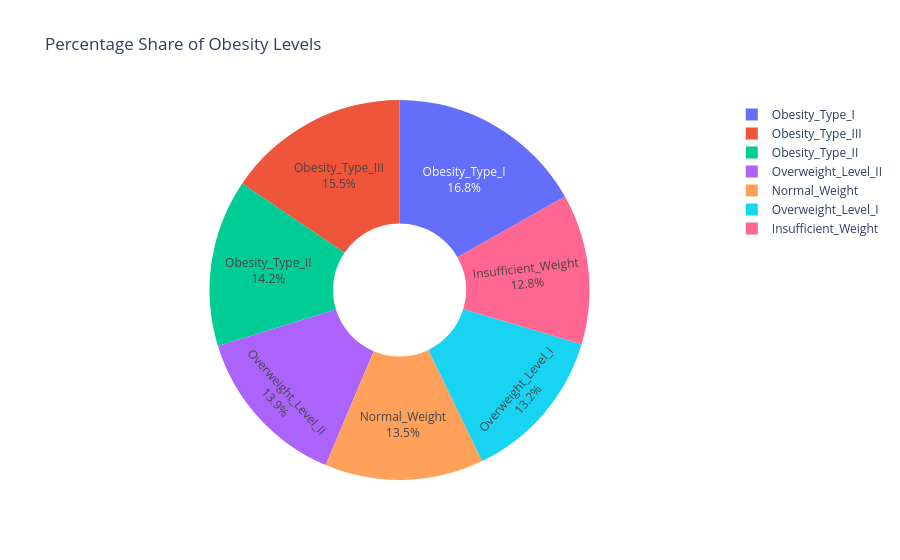

Source (notebook cell):
### Markdown cell above
<h3>Visualization 3 —
  Percentage Share of Obesity Levels
</h3>

<p><strong>Visualization Type:</strong> Interactive Pie Chart — Plotly  </p>

<p><strong>Purpose:</strong>To display the proportion of records belonging to each obesity category . </p>

<p><strong>Insight:</strong> Identify the categories that contribute the largest and smallest percentages of the dataset.</p>

### Code cell
# Visualization 3: Percentage Share of Obesity Levels

obesity_share = (
    df["nobeyesdad"]
    .value_counts()
    .rename_axis("obesity_level")
    .reset_index(name="count")
)

fig = px.pie(
    obesity_share,
    names="obesity_level",
    values="count",
    title="Percentage Share of Obesity Levels",
    hole=0.35
)

fig.update_traces(
    textposition="inside",
    textinfo="percent+label"
)

fig.show()

### Figure 1 — Plotly figure (JSON) as saved in the notebook; plotly's stock layout.template omitted (floating-point values rounded to 4 significant figures)
{"data": [{"domain": {"x": [0, 1], "y": [0, 1]}, "hole": 0.35, "hovertemplate": "obesity_level=%{label}<br>count=%{value}<extra></extra>", "labels": ["Obesity_Type_I", "Obesity_Type_III", "Obesity_Type_II", "Overweight_Level_II", "Normal_Weight", "Overweight_Level_I", "Insufficient_Weight"], "legendgroup": "", "name": "", "showlegend": true, "textinfo": "percent+label", "textposition": "inside", "type": "pie", "values": [351, 324, 297, 290, 282, 276, 267]}], "layout": {"legend": {"tracegroupgap": 0}, "title": {"text": "Percentage Share of Obesity Levels"}}}
